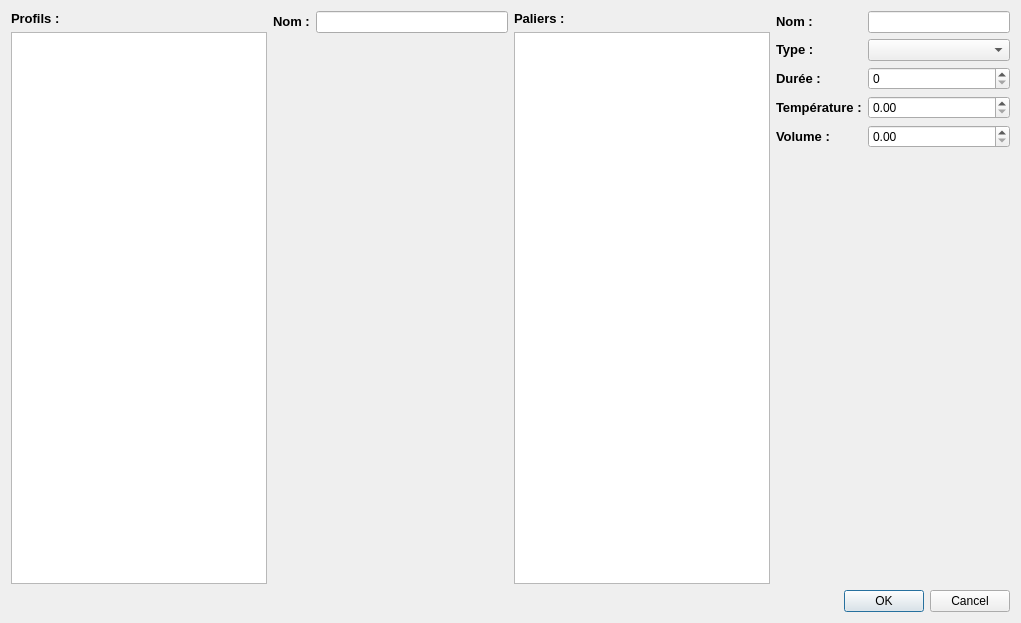
<?xml version="1.0" encoding="UTF-8"?>
<ui version="4.0">
 <class>Dialog</class>
 <widget class="QDialog" name="Dialog">
  <property name="geometry">
   <rect>
    <x>0</x>
    <y>0</y>
    <width>1021</width>
    <height>623</height>
   </rect>
  </property>
  <property name="windowTitle">
   <string>Dialog</string>
  </property>
  <layout class="QGridLayout" name="gridLayout">
   <item row="0" column="0">
    <layout class="QVBoxLayout" name="verticalLayout">
     <item>
      <widget class="QLabel" name="label_7">
       <property name="text">
        <string>&lt;!DOCTYPE HTML PUBLIC &quot;-//W3C//DTD HTML 4.0//EN&quot; &quot;http://www.w3.org/TR/REC-html40/strict.dtd&quot;&gt;
&lt;html&gt;&lt;head&gt;&lt;meta name=&quot;qrichtext&quot; content=&quot;1&quot; /&gt;&lt;style type=&quot;text/css&quot;&gt;
p, li { white-space: pre-wrap; }
&lt;/style&gt;&lt;/head&gt;&lt;body style=&quot; font-family:'Droid Sans'; font-size:10pt; font-weight:400; font-style:normal;&quot;&gt;
&lt;p style=&quot; margin-top:0px; margin-bottom:0px; margin-left:0px; margin-right:0px; -qt-block-indent:0; text-indent:0px;&quot;&gt;&lt;span style=&quot; font-weight:600;&quot;&gt;Profils :&lt;/span&gt;&lt;/p&gt;&lt;/body&gt;&lt;/html&gt;</string>
       </property>
      </widget>
     </item>
     <item>
      <widget class="QListWidget" name="listWidget"/>
     </item>
    </layout>
   </item>
   <item row="0" column="1">
    <layout class="QFormLayout" name="formLayout_2">
     <item row="0" column="0">
      <widget class="QLabel" name="label_8">
       <property name="text">
        <string>&lt;!DOCTYPE HTML PUBLIC &quot;-//W3C//DTD HTML 4.0//EN&quot; &quot;http://www.w3.org/TR/REC-html40/strict.dtd&quot;&gt;
&lt;html&gt;&lt;head&gt;&lt;meta name=&quot;qrichtext&quot; content=&quot;1&quot; /&gt;&lt;style type=&quot;text/css&quot;&gt;
p, li { white-space: pre-wrap; }
&lt;/style&gt;&lt;/head&gt;&lt;body style=&quot; font-family:'Droid Sans'; font-size:10pt; font-weight:400; font-style:normal;&quot;&gt;
&lt;p style=&quot; margin-top:0px; margin-bottom:0px; margin-left:0px; margin-right:0px; -qt-block-indent:0; text-indent:0px;&quot;&gt;&lt;span style=&quot; font-weight:600;&quot;&gt;Nom :&lt;/span&gt;&lt;/p&gt;&lt;/body&gt;&lt;/html&gt;</string>
       </property>
      </widget>
     </item>
     <item row="0" column="1">
      <widget class="QLineEdit" name="lineEdit"/>
     </item>
    </layout>
   </item>
   <item row="0" column="2">
    <layout class="QVBoxLayout" name="verticalLayout_2">
     <item>
      <widget class="QLabel" name="label_2">
       <property name="text">
        <string>&lt;!DOCTYPE HTML PUBLIC &quot;-//W3C//DTD HTML 4.0//EN&quot; &quot;http://www.w3.org/TR/REC-html40/strict.dtd&quot;&gt;
&lt;html&gt;&lt;head&gt;&lt;meta name=&quot;qrichtext&quot; content=&quot;1&quot; /&gt;&lt;style type=&quot;text/css&quot;&gt;
p, li { white-space: pre-wrap; }
&lt;/style&gt;&lt;/head&gt;&lt;body style=&quot; font-family:'Droid Sans'; font-size:10pt; font-weight:400; font-style:normal;&quot;&gt;
&lt;p style=&quot; margin-top:0px; margin-bottom:0px; margin-left:0px; margin-right:0px; -qt-block-indent:0; text-indent:0px;&quot;&gt;&lt;span style=&quot; font-weight:600;&quot;&gt;Paliers :&lt;/span&gt;&lt;/p&gt;&lt;/body&gt;&lt;/html&gt;</string>
       </property>
      </widget>
     </item>
     <item>
      <widget class="QListWidget" name="listWidget_2"/>
     </item>
    </layout>
   </item>
   <item row="0" column="3">
    <layout class="QFormLayout" name="formLayout">
     <item row="0" column="0">
      <widget class="QLabel" name="label_6">
       <property name="text">
        <string>&lt;!DOCTYPE HTML PUBLIC &quot;-//W3C//DTD HTML 4.0//EN&quot; &quot;http://www.w3.org/TR/REC-html40/strict.dtd&quot;&gt;
&lt;html&gt;&lt;head&gt;&lt;meta name=&quot;qrichtext&quot; content=&quot;1&quot; /&gt;&lt;style type=&quot;text/css&quot;&gt;
p, li { white-space: pre-wrap; }
&lt;/style&gt;&lt;/head&gt;&lt;body style=&quot; font-family:'Droid Sans'; font-size:10pt; font-weight:400; font-style:normal;&quot;&gt;
&lt;p style=&quot; margin-top:0px; margin-bottom:0px; margin-left:0px; margin-right:0px; -qt-block-indent:0; text-indent:0px;&quot;&gt;&lt;span style=&quot; font-weight:600;&quot;&gt;Nom :&lt;/span&gt;&lt;/p&gt;&lt;/body&gt;&lt;/html&gt;</string>
       </property>
      </widget>
     </item>
     <item row="0" column="1">
      <widget class="QLineEdit" name="lineEdit_2"/>
     </item>
     <item row="1" column="1">
      <widget class="QComboBox" name="comboBox"/>
     </item>
     <item row="1" column="0">
      <widget class="QLabel" name="label_5">
       <property name="text">
        <string>&lt;!DOCTYPE HTML PUBLIC &quot;-//W3C//DTD HTML 4.0//EN&quot; &quot;http://www.w3.org/TR/REC-html40/strict.dtd&quot;&gt;
&lt;html&gt;&lt;head&gt;&lt;meta name=&quot;qrichtext&quot; content=&quot;1&quot; /&gt;&lt;style type=&quot;text/css&quot;&gt;
p, li { white-space: pre-wrap; }
&lt;/style&gt;&lt;/head&gt;&lt;body style=&quot; font-family:'Droid Sans'; font-size:10pt; font-weight:400; font-style:normal;&quot;&gt;
&lt;p style=&quot; margin-top:0px; margin-bottom:0px; margin-left:0px; margin-right:0px; -qt-block-indent:0; text-indent:0px;&quot;&gt;&lt;span style=&quot; font-weight:600;&quot;&gt;Type :&lt;/span&gt;&lt;/p&gt;&lt;/body&gt;&lt;/html&gt;</string>
       </property>
      </widget>
     </item>
     <item row="2" column="0">
      <widget class="QLabel" name="label_3">
       <property name="text">
        <string>&lt;!DOCTYPE HTML PUBLIC &quot;-//W3C//DTD HTML 4.0//EN&quot; &quot;http://www.w3.org/TR/REC-html40/strict.dtd&quot;&gt;
&lt;html&gt;&lt;head&gt;&lt;meta name=&quot;qrichtext&quot; content=&quot;1&quot; /&gt;&lt;style type=&quot;text/css&quot;&gt;
p, li { white-space: pre-wrap; }
&lt;/style&gt;&lt;/head&gt;&lt;body style=&quot; font-family:'Droid Sans'; font-size:10pt; font-weight:400; font-style:normal;&quot;&gt;
&lt;p style=&quot; margin-top:0px; margin-bottom:0px; margin-left:0px; margin-right:0px; -qt-block-indent:0; text-indent:0px;&quot;&gt;&lt;span style=&quot; font-weight:600;&quot;&gt;Durée :&lt;/span&gt;&lt;/p&gt;&lt;/body&gt;&lt;/html&gt;</string>
       </property>
      </widget>
     </item>
     <item row="2" column="1">
      <widget class="QSpinBox" name="spinBox"/>
     </item>
     <item row="4" column="0">
      <widget class="QLabel" name="label_4">
       <property name="text">
        <string>&lt;!DOCTYPE HTML PUBLIC &quot;-//W3C//DTD HTML 4.0//EN&quot; &quot;http://www.w3.org/TR/REC-html40/strict.dtd&quot;&gt;
&lt;html&gt;&lt;head&gt;&lt;meta name=&quot;qrichtext&quot; content=&quot;1&quot; /&gt;&lt;style type=&quot;text/css&quot;&gt;
p, li { white-space: pre-wrap; }
&lt;/style&gt;&lt;/head&gt;&lt;body style=&quot; font-family:'Droid Sans'; font-size:10pt; font-weight:400; font-style:normal;&quot;&gt;
&lt;p style=&quot; margin-top:0px; margin-bottom:0px; margin-left:0px; margin-right:0px; -qt-block-indent:0; text-indent:0px;&quot;&gt;&lt;span style=&quot; font-weight:600;&quot;&gt;Volume :&lt;/span&gt;&lt;/p&gt;&lt;/body&gt;&lt;/html&gt;</string>
       </property>
      </widget>
     </item>
     <item row="4" column="1">
      <widget class="QDoubleSpinBox" name="doubleSpinBox_2"/>
     </item>
     <item row="3" column="0">
      <widget class="QLabel" name="label">
       <property name="text">
        <string>&lt;!DOCTYPE HTML PUBLIC &quot;-//W3C//DTD HTML 4.0//EN&quot; &quot;http://www.w3.org/TR/REC-html40/strict.dtd&quot;&gt;
&lt;html&gt;&lt;head&gt;&lt;meta name=&quot;qrichtext&quot; content=&quot;1&quot; /&gt;&lt;style type=&quot;text/css&quot;&gt;
p, li { white-space: pre-wrap; }
&lt;/style&gt;&lt;/head&gt;&lt;body style=&quot; font-family:'Droid Sans'; font-size:10pt; font-weight:400; font-style:normal;&quot;&gt;
&lt;p style=&quot; margin-top:0px; margin-bottom:0px; margin-left:0px; margin-right:0px; -qt-block-indent:0; text-indent:0px;&quot;&gt;&lt;span style=&quot; font-weight:600;&quot;&gt;Température :&lt;/span&gt;&lt;/p&gt;&lt;/body&gt;&lt;/html&gt;</string>
       </property>
      </widget>
     </item>
     <item row="3" column="1">
      <widget class="QDoubleSpinBox" name="doubleSpinBox"/>
     </item>
    </layout>
   </item>
   <item row="1" column="2" colspan="2">
    <widget class="QDialogButtonBox" name="buttonBox">
     <property name="orientation">
      <enum>Qt::Horizontal</enum>
     </property>
     <property name="standardButtons">
      <set>QDialogButtonBox::Cancel|QDialogButtonBox::Ok</set>
     </property>
    </widget>
   </item>
  </layout>
 </widget>
 <resources/>
 <connections>
  <connection>
   <sender>buttonBox</sender>
   <signal>accepted()</signal>
   <receiver>Dialog</receiver>
   <slot>accept()</slot>
   <hints>
    <hint type="sourcelabel">
     <x>248</x>
     <y>254</y>
    </hint>
    <hint type="destinationlabel">
     <x>157</x>
     <y>274</y>
    </hint>
   </hints>
  </connection>
  <connection>
   <sender>buttonBox</sender>
   <signal>rejected()</signal>
   <receiver>Dialog</receiver>
   <slot>reject()</slot>
   <hints>
    <hint type="sourcelabel">
     <x>316</x>
     <y>260</y>
    </hint>
    <hint type="destinationlabel">
     <x>286</x>
     <y>274</y>
    </hint>
   </hints>
  </connection>
 </connections>
</ui>
